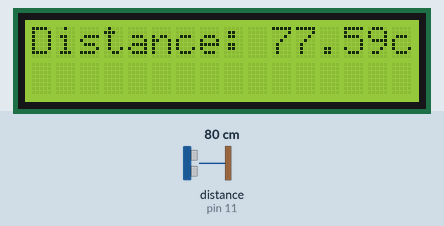
This sketch was run on a simulated Arduino Uno, built with avr-gcc and run on an emulated ATmega328P. On the bench: 16×2 character LCD. Wiring (inferred from the names in the program): ultrasonic range finder: trigger pin 10; echo pin 11. Inputs (shaded band) come from the test bench; at power-on: distance to the obstacle (sensor on pin 11) 80 cm. The echo pulse lasts 58.3 µs per cm; what the sketch prints to the serial monitor is not drawn.

Above: at 1.2 s.
1.3 s: distance to the obstacle (sensor on pin 11) set to 4 cm
At 3.9 s:
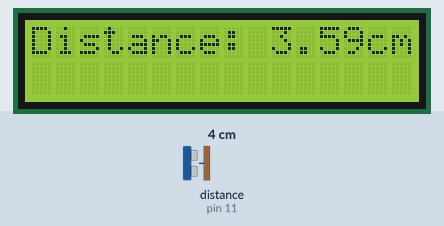
4.5 s: distance to the obstacle (sensor on pin 11) set to 2 cm
At 5.8 s:
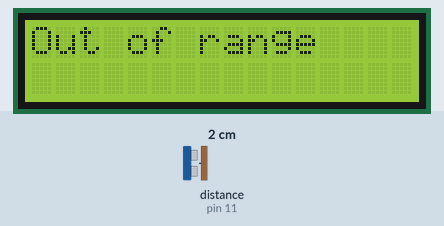
6.6 s: distance to the obstacle (sensor on pin 11) set to 250 cm
At 6.9 s:
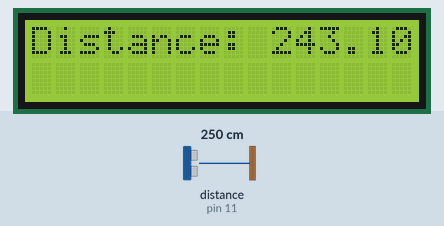
10.7 s: distance to the obstacle (sensor on pin 11) set to 299 cm
At 11.9 s:
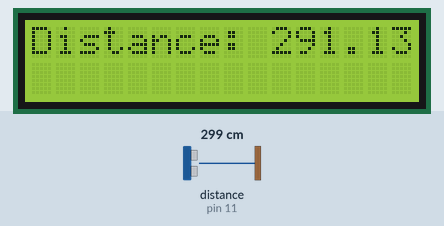
Timing chart, 0 to 13.2 s (numbered marks = the images above; inputs shaded):
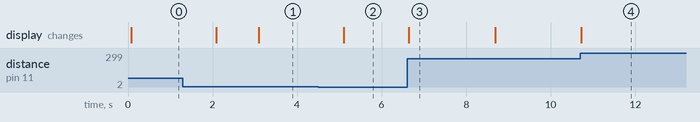

The sketch:

UltraSonicSensor.ino
```cpp
#include <LiquidCrystal.h>

int usTrigPin = 10;
int usEchoPin = 11;

// initialize library with numbers of interface pins
LiquidCrystal lcd(12,9,5,4,3,2);


void setup() {
  // put your setup code here, to run once:
  pinMode(usTrigPin, OUTPUT);
  pinMode(usEchoPin, INPUT);
  Serial.begin(9600);

  // set up columns and rows for LCD
  lcd.begin(16,2);

  lcd.print("helloworld");
}

void loop() {
  // put your main code here, to run repeatedly:
  float duration;
  float distance;

  digitalWrite(usTrigPin, LOW);
  delayMicroseconds(2);
  digitalWrite(usTrigPin, HIGH);
  delayMicroseconds(10);
  digitalWrite(usTrigPin, LOW);

  duration= pulseIn(usEchoPin, HIGH);
  distance= (duration/2) * 0.0334;

  lcd.clear();
  if (distance >= 400 || distance <= 2) {
    Serial.print("Distance = ");
    Serial.println("OUt of range");
    Serial.println(distance);
    Serial.println(duration);
    lcd.print("Out of range");

  } else {
    Serial.print("Distance = ");
    Serial.print(distance);
    Serial.println ("cm");
    lcd.print("Distance: ");
    lcd.print(distance);
    lcd.println("cm");
    delay(500);
  }
  delay(500);
}
```

Measured:
- the behaviour switches between 3 and 2 cm on distance to the obstacle (sensor on pin 11) (found by bisection; images 1 and 2)
- after the input at 1.3 s, the display: first changes after 0.79 s (image 1 shows a later state)
- after the input at 4.5 s, the display: changes after 0.61 s (image 2)
- after the input at 6.6 s, the display: changes at once (image 3)
- after the input at 10.7 s, the display: changes at once (image 4)
- what the display in image 3 shows lasts 2.1 s, from 6.6 s to 8.7 s
